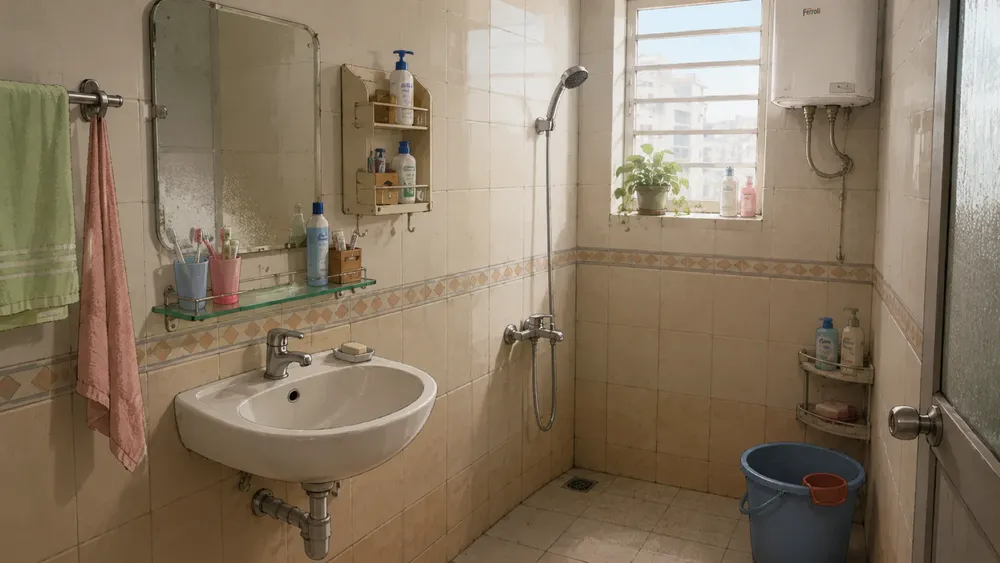
#> input picture game/images/assets/bg/bg_asset_0004.webp, 1000 x 563 px, shrunk from 1919 x 1080 before the run
$ python remove_background.py --input ../game/images/assets/bg --output out
#> lines starting #> are read from the running program, lines starting #| are printed output that depends on the picture; after the words box and inside, x2 and y2 are one past the last pixel; in counts of white or black regions, pixels touching at a corner belong together
#!/usr/bin/env python3
"""
batch_remove_black_bg.py

Batch remove black / near-black background connected to selected image borders.

Features:
- Scan images from input folder.
- Output cleaned PNG files to output folder.
- Remove only dark pixels connected to allowed image borders.
- Exclude specific borders from background detection via --exclude.
- Protect near-black regions connected to excluded borders.
- Support near-black threshold via --range.
- Feather alpha edge via --smooth-padding.
- Clear border artifacts via per-edge --safe-padding.
- If a border is excluded, safe-padding will not clear that border.

Dependencies:
    pip install pillow numpy

Examples:
    python batch_remove_black_bg.py --input ./input --output ./output
    python batch_remove_black_bg.py --input ./input --output ./output --range 28
    python batch_remove_black_bg.py --input ./input --output ./output --range 28 --exclude b
    python batch_remove_black_bg.py --input ./input --output ./output --range 28 --exclude b --safe-padding 4 2 4 0
    python batch_remove_black_bg.py --input ./input --output ./output --range 28 --smooth-padding 6
    python batch_remove_black_bg.py --input ./input --output ./output --opacity
    python batch_remove_black_bg.py --input ./input --output ./output --opacity 0.65
    python batch_remove_black_bg.py --input ./input --output ./output --recursive
"""

from __future__ import annotations

import argparse
from collections import deque
from pathlib import Path
from typing import NamedTuple

import numpy as np
from PIL import Image


SUPPORTED_EXTENSIONS = {
    ".png",
    ".webp",
    ".jpg",
    ".jpeg",
    ".bmp",
    ".tif",
    ".tiff",
}

ALL_BORDERS = {"l", "t", "r", "b"}


class SafePadding(NamedTuple):
    """
    Border clear padding order:
        left, top, right, bottom
    """

    left: int
    top: int
    right: int
    bottom: int


def parse_safe_padding(values: list[int]) -> SafePadding:
    """
    Parse --safe-padding.

    Supported:
        --safe-padding 4
            => left=4, top=4, right=4, bottom=4

        --safe-padding 4 2 4 0
            => left=4, top=2, right=4, bottom=0
    """
    if not values:
        values = [4]

    if len(values) == 1:
        value = values[0]

        if value < 0:
            raise ValueError("--safe-padding must be >= 0")

        return SafePadding(
            left=value,
            top=value,
            right=value,
            bottom=value,
        )

    if len(values) == 4:
        left, top, right, bottom = values

        if min(left, top, right, bottom) < 0:
            raise ValueError("--safe-padding values must be >= 0")

        return SafePadding(
            left=left,
            top=top,
            right=right,
            bottom=bottom,
        )

    raise ValueError(
        "--safe-padding accepts either 1 value or 4 values: "
        "--safe-padding 4 OR --safe-padding LEFT TOP RIGHT BOTTOM"
    )


def parse_exclude_borders(value: str | None) -> set[str]:
    """
    Parse --exclude.

    Border keys:
        l = left
        t = top
        r = right
        b = bottom

    Examples:
        --exclude b
            exclude and protect bottom edge

        --exclude lr
            exclude and protect left + right edges

        --exclude tlr
            exclude and protect top + left + right edges,
            so only bottom edge is used as removable background seed
    """
#> in remove_background_from_image, rgb is the input picture: shape (563, 1000, 3); mean R, G, B 136.7, 120.7, 99.9
    if value is None:
        return set()

    value = value.strip().lower()

    if value in {"", "none", "no", "false", "0"}:
        return set()

    exclude = set(value)
    invalid = exclude - ALL_BORDERS

    if invalid:
        raise ValueError(
            f"Invalid --exclude value: {value}. "
            "Allowed characters are only: l, t, r, b."
        )

    return exclude


def is_inside_path(path: Path, parent: Path) -> bool:
    """
    Return True if path is inside parent.
    Compatible with older Python versions that may not have Path.is_relative_to.
    """
    try:
        path.resolve().relative_to(parent.resolve())
        return True
    except ValueError:
        return False


def make_dark_mask(
    rgb: np.ndarray,
    black_range: int,
) -> np.ndarray:
    """
    A pixel is considered dark/background-candidate if:
        R <= black_range and G <= black_range and B <= black_range
    """
#> called with black_range = 0
    return np.all(rgb <= black_range, axis=2)
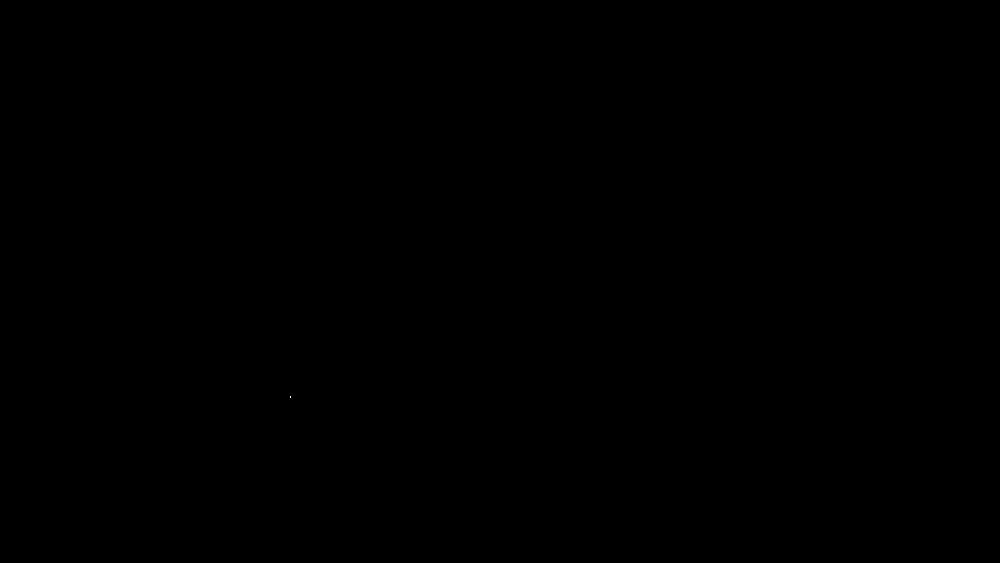
#> returned value: shape (563, 1000) bool; 0% white in thin lines or dots, all inside (x1, y1, x2, y2) = (290, 396, 291, 398)


def flood_fill_dark_from_borders(
    dark: np.ndarray,
    borders: set[str],
    safe_padding: SafePadding,
) -> np.ndarray:
    """
    Flood-fill dark pixels from selected border seed areas.

    This function does not decide what should be removed.
    It only returns all dark pixels connected to the given borders.

    borders:
        {"l", "t", "r", "b"}
    """
#> called with safe_padding = (4, 4, 4, 4)
    h, w = dark.shape

    visited = np.zeros((h, w), dtype=bool)
    q: deque[tuple[int, int]] = deque()

    if not borders:
        return visited

    left = min(safe_padding.left, w)
    top = min(safe_padding.top, h)
    right = min(safe_padding.right, w)
    bottom = min(safe_padding.bottom, h)

    def push(y: int, x: int) -> None:
        if dark[y, x] and not visited[y, x]:
            visited[y, x] = True
            q.append((y, x))

    # Top edge + optional seed band.
    if "t" in borders:
        for x in range(w):
            push(0, x)

        for y in range(top):
            for x in range(w):
                push(y, x)

    # Bottom edge + optional seed band.
    if "b" in borders:
        for x in range(w):
            push(h - 1, x)

        if bottom > 0:
            for y in range(h - bottom, h):
                for x in range(w):
                    push(y, x)

    # Left edge + optional seed band.
    if "l" in borders:
        for y in range(h):
            push(y, 0)

        for y in range(h):
            for x in range(left):
                push(y, x)

    # Right edge + optional seed band.
    if "r" in borders:
        for y in range(h):
            push(y, w - 1)

        if right > 0:
            for y in range(h):
                for x in range(w - right, w):
                    push(y, x)

    neighbors = (
        (-1, -1), (-1, 0), (-1, 1),
        (0, -1),           (0, 1),
        (1, -1),  (1, 0),  (1, 1),
    )

    while q:
        y, x = q.popleft()

        for dy, dx in neighbors:
            ny = y + dy
            nx = x + dx

            if 0 <= ny < h and 0 <= nx < w:
                if dark[ny, nx] and not visited[ny, nx]:
                    visited[ny, nx] = True
                    q.append((ny, nx))
#> visited: shape (563, 1000) bool; every value is 0

    return visited


def find_background_and_protected_masks(
    rgb: np.ndarray,
    black_range: int,
    safe_padding: SafePadding,
    exclude_borders: set[str],
) -> tuple[np.ndarray, np.ndarray]:
    """
    Return:
        bg_mask:
            dark pixels that should be removed

        protected_mask:
            dark pixels connected to excluded borders, preserved from removal
            and also protected from feathering

    New behavior:
        If --exclude b is used, dark regions connected to bottom edge are protected.

    Why this fixes the hair case:
        Earlier, hair attached to bottom could still be reached from top/left/right
        through a continuous near-black region. Now bottom-connected dark pixels are
        marked protected and subtracted from the remove mask.
    """
    dark = make_dark_mask(
        rgb=rgb,
        black_range=black_range,
    )

    active_borders = ALL_BORDERS - exclude_borders

    removable_from_active = flood_fill_dark_from_borders(
        dark=dark,
        borders=active_borders,
        safe_padding=safe_padding,
    )

    protected_from_excluded = flood_fill_dark_from_borders(
        dark=dark,
        borders=exclude_borders,
        safe_padding=safe_padding,
    )

    bg_mask = removable_from_active & ~protected_from_excluded

    return bg_mask, protected_from_excluded


def dilate_8(mask: np.ndarray) -> np.ndarray:
    """
    8-neighbor binary dilation using numpy slicing.
    """
    out = mask.copy()

    out[1:, :] |= mask[:-1, :]
    out[:-1, :] |= mask[1:, :]
    out[:, 1:] |= mask[:, :-1]
    out[:, :-1] |= mask[:, 1:]

    out[1:, 1:] |= mask[:-1, :-1]
    out[1:, :-1] |= mask[:-1, 1:]
    out[:-1, 1:] |= mask[1:, :-1]
    out[:-1, :-1] |= mask[1:, 1:]

    return out


def apply_edge_feather(
    alpha: np.ndarray,
    bg_mask: np.ndarray,
    smooth_padding: int,
    protected_mask: np.ndarray | None = None,
) -> np.ndarray:
    """
    Remove background alpha and feather nearby edge pixels.

    protected_mask pixels are never made transparent by feathering.
    This matters for black hair/clothing connected to an excluded border.
    """
#> called with smooth_padding = 4
    original_alpha = alpha.copy()
    alpha[bg_mask] = 0

    if smooth_padding <= 0:
        return alpha

    if protected_mask is None:
        protected_mask = np.zeros_like(bg_mask, dtype=bool)

    expanded = bg_mask.copy()

    for i in range(1, smooth_padding + 1):
        dilated = dilate_8(expanded)

        # Do not feather into protected regions,
        # and do not let feather expansion pass through them.
        dilated &= ~protected_mask

        ring = dilated & ~expanded

        factor = i / float(smooth_padding + 1)

        alpha[ring] = np.minimum(
            alpha[ring],
            original_alpha[ring] * factor,
        )

        expanded = dilated

    return alpha


def clear_safe_padding(
    alpha: np.ndarray,
    safe_padding: SafePadding,
    exclude_borders: set[str],
) -> np.ndarray:
    """
    Force-clear selected border areas.

    Order:
        left, top, right, bottom

    If a border is excluded via --exclude, this function will not clear that side.
    """
#> called with safe_padding = (4, 4, 4, 4)
    h, w = alpha.shape

    left = min(safe_padding.left, w)
    top = min(safe_padding.top, h)
    right = min(safe_padding.right, w)
    bottom = min(safe_padding.bottom, h)

    if top > 0 and "t" not in exclude_borders:
        alpha[:top, :] = 0

    if bottom > 0 and "b" not in exclude_borders:
        alpha[h - bottom:, :] = 0

    if left > 0 and "l" not in exclude_borders:
        alpha[:, :left] = 0

    if right > 0 and "r" not in exclude_borders:
        alpha[:, w - right:] = 0
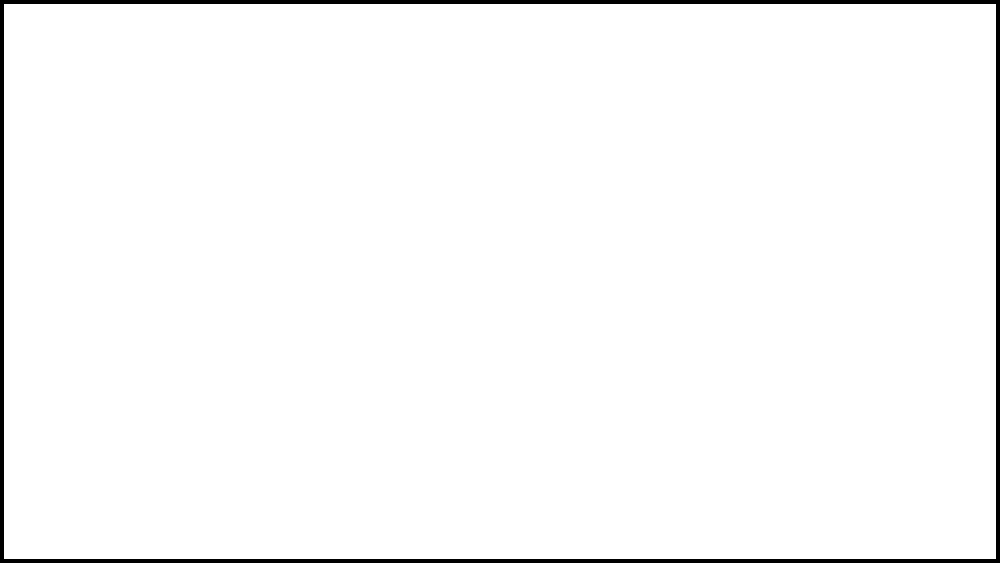
#> alpha: shape (563, 1000) float32; 97.8% white; 1 black region, box (x1, y1, x2, y2) and area: (0, 0, 1000, 563) 12440

    return alpha


def remove_background_from_image(
    input_path: Path,
    output_path: Path,
    smooth_padding: int,
    opacity: float | None,
    black_range: int,
    safe_padding: SafePadding,
    exclude_borders: set[str],
) -> None:
    image = Image.open(input_path).convert("RGBA")
    arr = np.array(image)

    rgb = arr[:, :, :3]
    alpha = arr[:, :, 3].astype(np.float32)

    bg_mask, protected_mask = find_background_and_protected_masks(
        rgb=rgb,
        black_range=black_range,
        safe_padding=safe_padding,
        exclude_borders=exclude_borders,
    )

    alpha = apply_edge_feather(
        alpha=alpha,
        bg_mask=bg_mask,
        smooth_padding=smooth_padding,
        protected_mask=protected_mask,
    )

    alpha = clear_safe_padding(
        alpha=alpha,
        safe_padding=safe_padding,
        exclude_borders=exclude_borders,
    )

    if opacity is not None:
        alpha *= opacity

    arr[:, :, 3] = np.clip(alpha, 0, 255).astype(np.uint8)
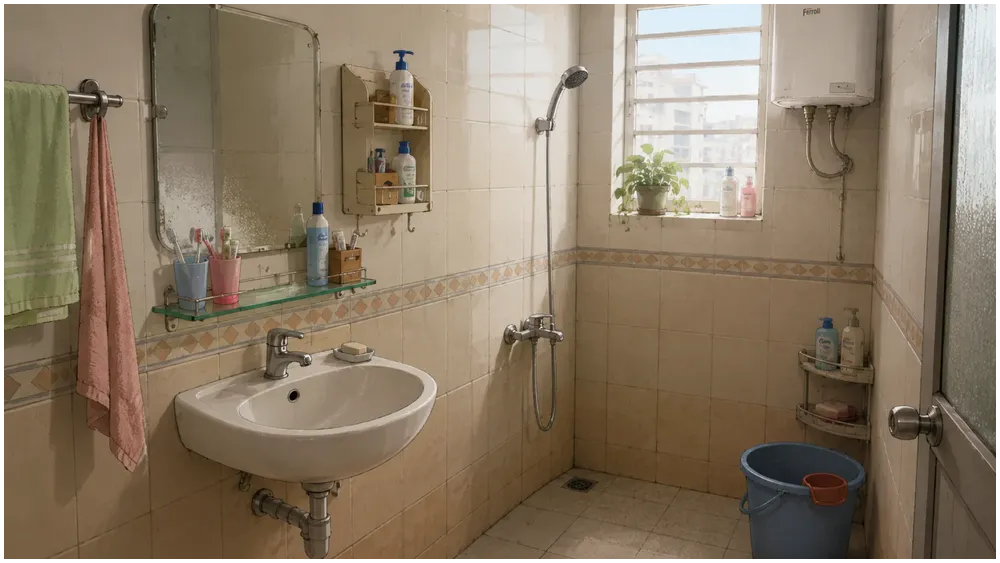
#> arr: shape (563, 1000, 4); mean R, G, B, A 136.7, 120.7, 99.9, 249.4; transparent parts drawn white

    output_path.parent.mkdir(parents=True, exist_ok=True)
    Image.fromarray(arr, mode="RGBA").save(output_path)


def iter_image_files(
    input_dir: Path,
    output_dir: Path,
    recursive: bool,
) -> list[Path]:
    """
    Collect image files.

    If output_dir is inside input_dir, skip output_dir to avoid re-processing
    already cleaned files on recursive runs.
    """
    pattern = "**/*" if recursive else "*"

    files: list[Path] = []

    for path in input_dir.glob(pattern):
        if not path.is_file():
            continue

        if path.suffix.lower() not in SUPPORTED_EXTENSIONS:
            continue

        if is_inside_path(path, output_dir):
            continue

        files.append(path)

    return sorted(files)


def build_output_path(
    input_file: Path,
    input_dir: Path,
    output_dir: Path,
) -> Path:
    """
    Always output PNG to preserve alpha.

    Keeps relative folder structure when --recursive is used.
    """
    relative_path = input_file.relative_to(input_dir)
    return output_dir / relative_path.with_suffix(".png")


def process_folder(
    input_dir: Path,
    output_dir: Path,
    smooth_padding: int,
    opacity: float | None,
    recursive: bool,
    black_range: int,
    safe_padding: SafePadding,
    exclude_borders: set[str],
) -> None:
    if not input_dir.exists():
        raise FileNotFoundError(f"Input folder does not exist: {input_dir}")

    if not input_dir.is_dir():
        raise NotADirectoryError(f"--input must be a folder: {input_dir}")

    if smooth_padding < 0:
        raise ValueError("--smooth-padding must be >= 0")

    if opacity is not None and not (0.0 <= opacity <= 1.0):
        raise ValueError("--opacity must be between 0.0 and 1.0")

    if not (0 <= black_range <= 255):
        raise ValueError("--range must be between 0 and 255")

    image_files = iter_image_files(
        input_dir=input_dir,
        output_dir=output_dir,
        recursive=recursive,
    )

    if not image_files:
        print(f"No supported image files found in: {input_dir}")
        return

    total = len(image_files)
    success = 0
    failed = 0

    active_borders = ALL_BORDERS - exclude_borders

    print(f"Input folder      : {input_dir}")
    print(f"Output folder     : {output_dir}")
    print(f"Recursive         : {recursive}")
    print(f"Range             : {black_range}")
    print(f"Smooth padding    : {smooth_padding}")
    print(
        "Safe padding      : "
        f"left={safe_padding.left}, "
        f"top={safe_padding.top}, "
        f"right={safe_padding.right}, "
        f"bottom={safe_padding.bottom}"
    )
    print(
        "Excluded/protected: "
        f"{''.join(sorted(exclude_borders)) if exclude_borders else 'none'}"
    )
    print(
        "Active borders    : "
        f"{''.join(sorted(active_borders)) if active_borders else 'none'}"
    )
    print(f"Global opacity    : {opacity if opacity is not None else 'unchanged'}")
    print()

    if not active_borders:
        print(
            "Warning: all borders are excluded. "
            "No border-connected background will be removed. "
            "Only global opacity may be applied."
        )
        print()

    for index, input_file in enumerate(image_files, start=1):
        output_file = build_output_path(
            input_file=input_file,
            input_dir=input_dir,
            output_dir=output_dir,
        )

        try:
            remove_background_from_image(
                input_path=input_file,
                output_path=output_file,
                smooth_padding=smooth_padding,
                opacity=opacity,
                black_range=black_range,
                safe_padding=safe_padding,
                exclude_borders=exclude_borders,
            )

            success += 1
            print(f"[{index}/{total}] OK   {input_file} -> {output_file}")

        except Exception as exc:
            failed += 1
            print(f"[{index}/{total}] FAIL {input_file}: {exc}")

    print()
    print(f"Done. Success: {success}, Failed: {failed}, Total: {total}")


def parse_args() -> argparse.Namespace:
    parser = argparse.ArgumentParser(
        description="Batch remove black / near-black border-connected background."
    )

    parser.add_argument(
        "--input",
        required=True,
        help="Input folder containing images.",
    )

    parser.add_argument(
        "--output",
        required=True,
        help="Output folder for processed PNG images.",
    )

    parser.add_argument(
        "--smooth-padding",
        type=int,
        default=4,
        help="Feather distance in pixels. Default: 4.",
    )

    parser.add_argument(
        "--safe-padding",
        nargs="*",
        type=int,
        default=[4],
        help=(
            "Force-clear border pixels. "
            "Use one value for all sides, e.g. --safe-padding 4. "
            "Use four values as LEFT TOP RIGHT BOTTOM, "
            "e.g. --safe-padding 4 2 4 0. "
            "Default: 4."
        ),
    )

    parser.add_argument(
        "--exclude",
        type=str,
        default="",
        help=(
            "Exclude and protect borders from background removal. "
            "Use letters: l=left, t=top, r=right, b=bottom. "
            "Examples: --exclude b, --exclude lr, --exclude tlr."
        ),
    )

    parser.add_argument(
        "--range",
        dest="black_range",
        type=int,
        default=0,
        help=(
            "Near-black threshold. "
            "0 = exact #000000 only. "
            "28 = remove pixels where R/G/B are all <= 28."
        ),
    )

    parser.add_argument(
        "--opacity",
        nargs="?",
        const=0.8,
        default=None,
        type=float,
        help=(
            "Apply global opacity to the whole image after background removal. "
            "If used without value, defaults to 0.8."
        ),
    )

    parser.add_argument(
        "--recursive",
        action="store_true",
        help="Scan images inside subfolders too.",
    )

    return parser.parse_args()


def main() -> None:
    args = parse_args()

    safe_padding = parse_safe_padding(args.safe_padding)
    exclude_borders = parse_exclude_borders(args.exclude)

    process_folder(
        input_dir=Path(args.input),
        output_dir=Path(args.output),
        smooth_padding=args.smooth_padding,
        opacity=args.opacity,
        recursive=args.recursive,
        black_range=args.black_range,
        safe_padding=safe_padding,
        exclude_borders=exclude_borders,
    )


if __name__ == "__main__":
    main()
